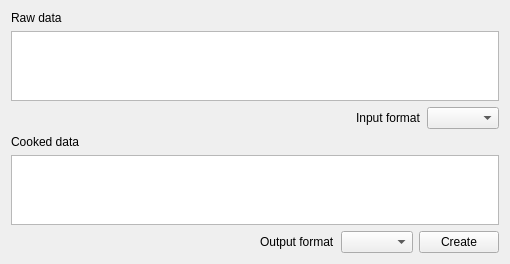
<?xml version="1.0" encoding="UTF-8"?>
<ui version="4.0">
 <class>xToolsStringAssistant</class>
 <widget class="QWidget" name="xToolsStringAssistant">
  <property name="geometry">
   <rect>
    <x>0</x>
    <y>0</y>
    <width>510</width>
    <height>264</height>
   </rect>
  </property>
  <property name="windowTitle">
   <string notr="true">Form</string>
  </property>
  <layout class="QGridLayout" name="gridLayout">
   <item row="0" column="0" colspan="4">
    <widget class="QLabel" name="label">
     <property name="text">
      <string>Raw data</string>
     </property>
    </widget>
   </item>
   <item row="1" column="0" colspan="4">
    <widget class="QTextEdit" name="textEdit"/>
   </item>
   <item row="2" column="0" colspan="4">
    <widget class="QWidget" name="widget" native="true">
     <property name="minimumSize">
      <size>
       <width>0</width>
       <height>0</height>
      </size>
     </property>
     <layout class="QHBoxLayout" name="horizontalLayout">
      <property name="leftMargin">
       <number>0</number>
      </property>
      <property name="topMargin">
       <number>0</number>
      </property>
      <property name="rightMargin">
       <number>0</number>
      </property>
      <property name="bottomMargin">
       <number>0</number>
      </property>
      <item>
       <spacer name="horizontalSpacer_2">
        <property name="orientation">
         <enum>Qt::Horizontal</enum>
        </property>
        <property name="sizeHint" stdset="0">
         <size>
          <width>40</width>
          <height>20</height>
         </size>
        </property>
       </spacer>
      </item>
      <item>
       <widget class="QLabel" name="label_3">
        <property name="text">
         <string>Input format</string>
        </property>
       </widget>
      </item>
      <item>
       <widget class="xToolsTextFormatComboBox" name="inputFormatComboBox"/>
      </item>
     </layout>
    </widget>
   </item>
   <item row="3" column="0">
    <widget class="QLabel" name="label_2">
     <property name="text">
      <string>Cooked data</string>
     </property>
    </widget>
   </item>
   <item row="4" column="0" colspan="4">
    <widget class="QTextBrowser" name="textBrowser"/>
   </item>
   <item row="5" column="0">
    <spacer name="horizontalSpacer">
     <property name="orientation">
      <enum>Qt::Horizontal</enum>
     </property>
     <property name="sizeHint" stdset="0">
      <size>
       <width>249</width>
       <height>20</height>
      </size>
     </property>
    </spacer>
   </item>
   <item row="5" column="1">
    <widget class="QLabel" name="label_4">
     <property name="text">
      <string>Output format</string>
     </property>
    </widget>
   </item>
   <item row="5" column="2">
    <widget class="xToolsTextFormatComboBox" name="outputFormatComboBox"/>
   </item>
   <item row="5" column="3">
    <widget class="QPushButton" name="createPushButton">
     <property name="text">
      <string>Create</string>
     </property>
    </widget>
   </item>
  </layout>
 </widget>
 <customwidgets>
  <customwidget>
   <class>xToolsTextFormatComboBox</class>
   <extends>QComboBox</extends>
   <header location="global">xtoolstextformatcombobox.h</header>
  </customwidget>
 </customwidgets>
 <resources/>
 <connections/>
</ui>
